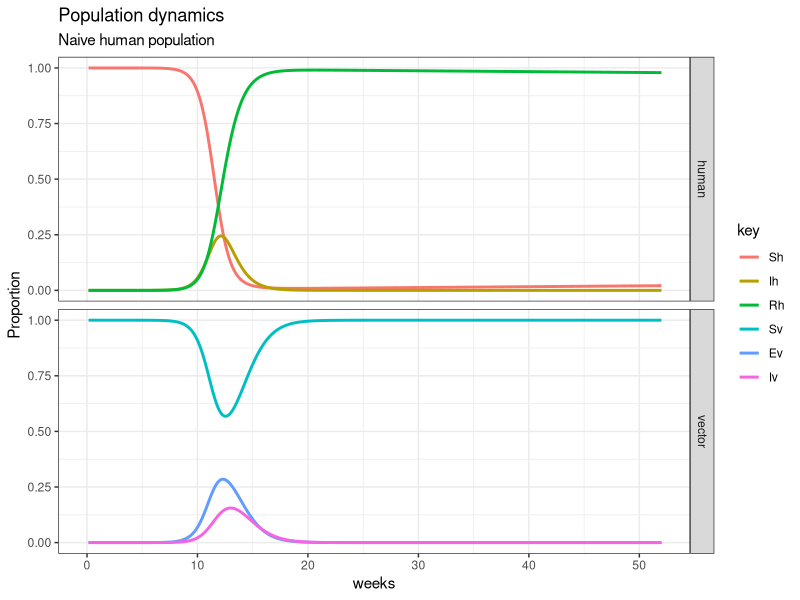
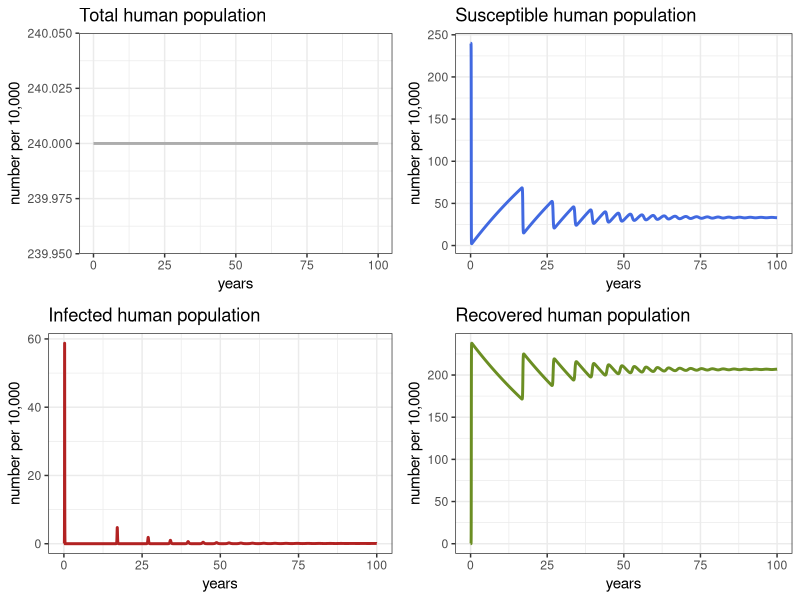
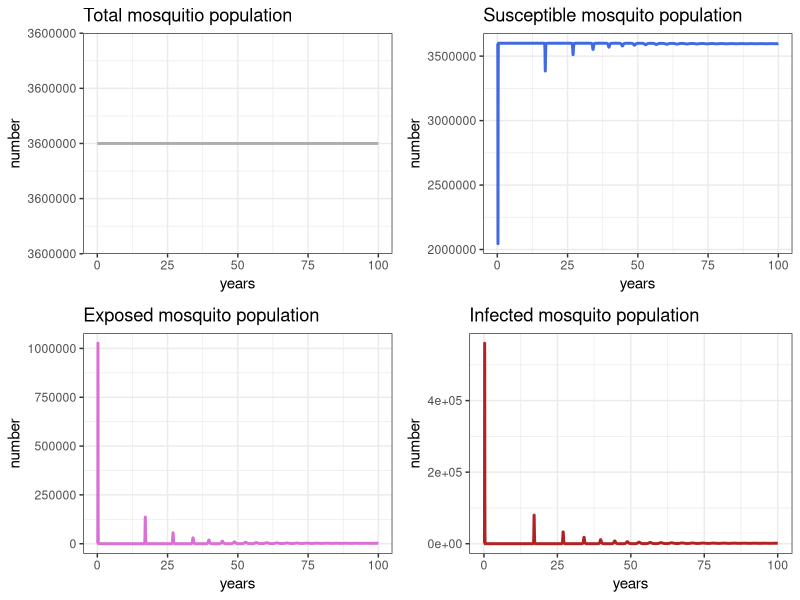
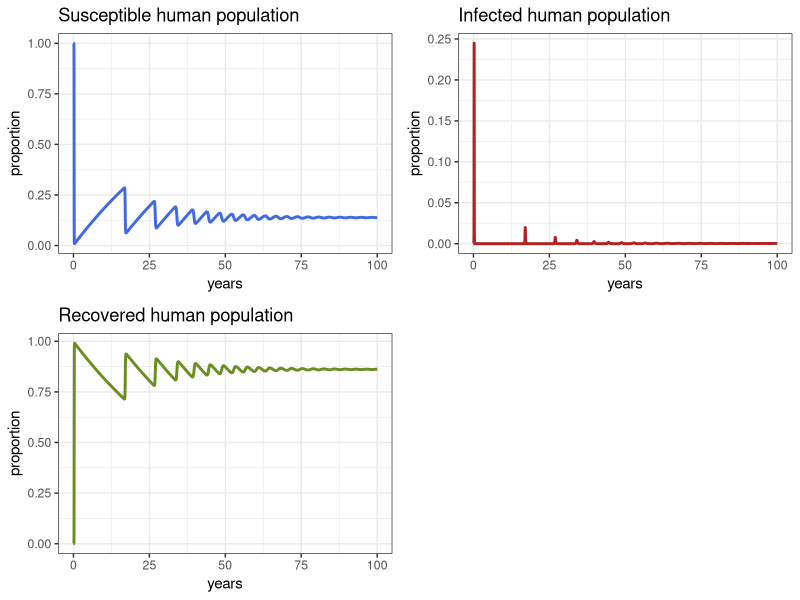
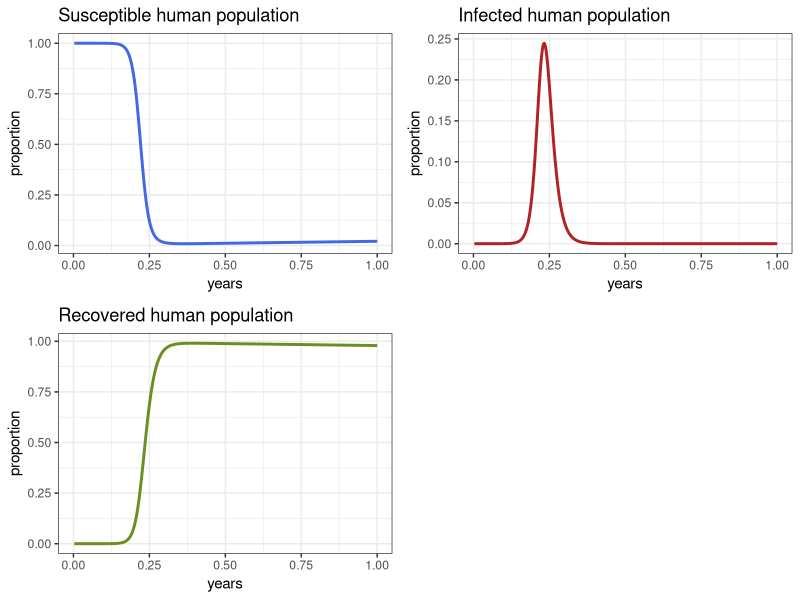
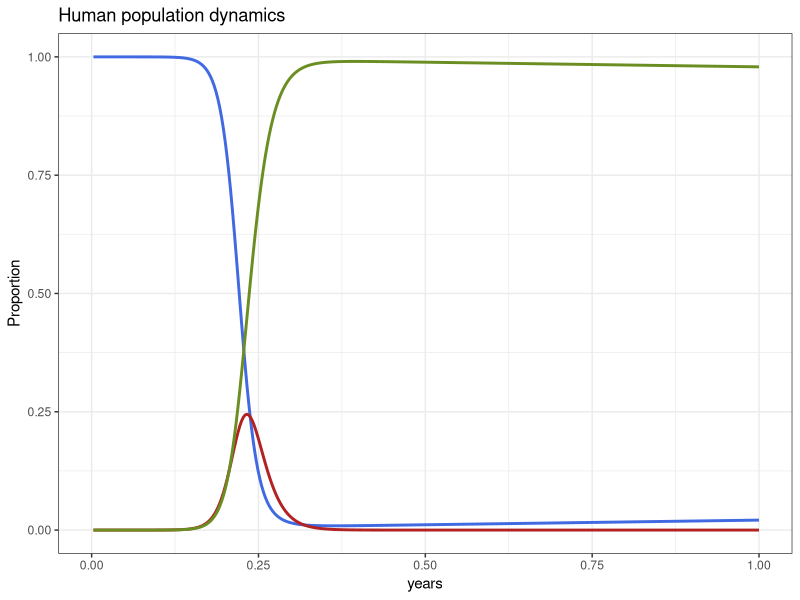
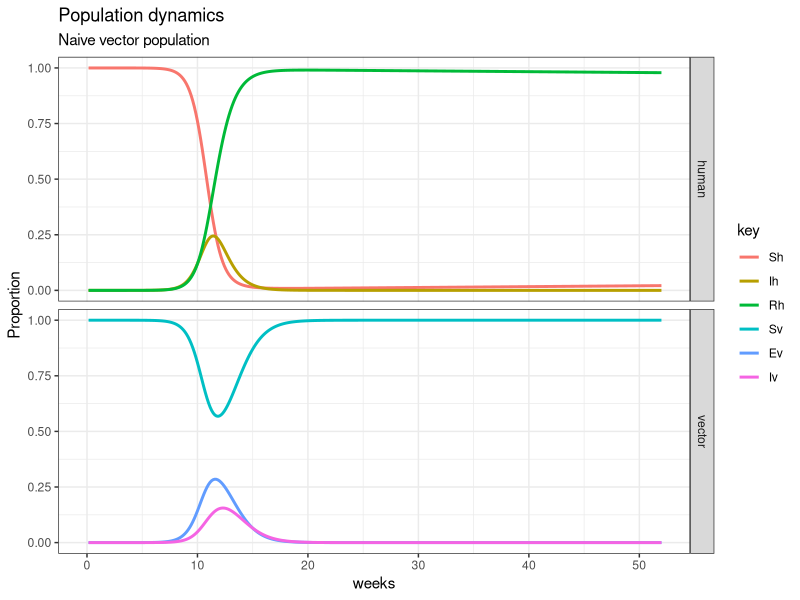
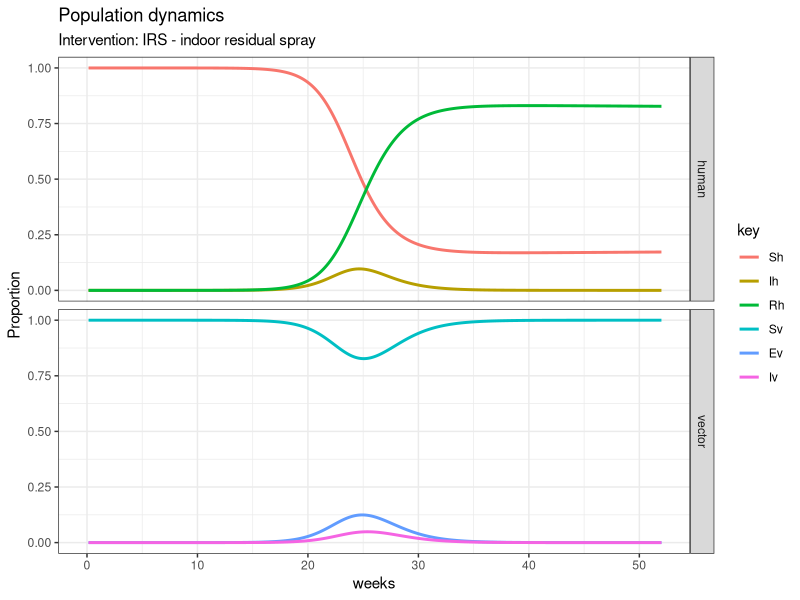

R code for these plots, in order:

# topic -------------------------------------------------------------------

#vector-borne disease

#todo
#- shiny app of the change in the intervention parameter

# librerias ---------------------------------------------------------------

library(tidyverse)
library(deSolve)
library(ggplot2)
library(gridExtra)


# set parameters ----------------------------------------------------------

muv      <- 0.2           # mortality of mosquitos ***(adult not larval)
musp     <- 0.1         # spray effectiveness
Lv       <- 1/muv         # life span of mosquitos (in days)
Lh       <- 50*365        # life span of humans (in days) ***convinience
Iph      <- 6             # Infectious period in humans (in days)
IP       <- 7             # Infectious period in vectors (in days)                      ******entomologia ******REVISAR!!!!
EIP      <- 8.4           # Extrinsic incubation period in adult mosquitos              ******entomologia
muh      <- 1/Lh          # mortality of humans
gamma    <- 1/6           # recovery rate in humans ***(1/infectious period in humans)
delta    <- 1/EIP         # extrinsic incubation rate
b        <- 0.5           # Biting Rate ***(there is other b at the end)
betah    <- 0.7           # Probability of transmission from vector to host
betav    <- 0.7           # Probability of transmission from host to vector ***
d <- 0.3                # bednet efficiency
Nh       <- 2400000       # Number of humans (Population of Cali 2.4 million)
m        <- 1.5           # Vector to human ratio
Nv       <- Nh*m          # Number of vectors
R0       <- 2.69          # Reproductive number ***(of vectors)
b        <- sqrt((R0 ^2 * muv*(muv+delta) * (muh+gamma)) / 
                   (m * betah * betav * delta)) # biting rate ***(using the R0)

TIME     <- 100           # Number of years to run the simulation for 

# set function ------------------------------------------------------------

#arguments
#t=time
#x=variables
#p=local environment of parameters
arbovmodel <- function(t, x, params) {
  
  Sh <- x[1]    # Susceptible humans
  Ih <- x[2]    # Infected humans
  Rh <- x[3]    # Recovered humans
  Sv <- x[4]    # Susceptible vectors
  Ev <- x[5]    # Susceptible vectors
  Iv <- x[6]    # Infected vectors
  
  with(as.list(params), # local environment to evaluate derivatives
       {
         # Humans
         dSh   <-  muh*Nh - (betah * b/Nh) * Sh * Iv - muh * Sh   
         dIh   <-  (betah * b/Nh) * Sh * Iv  - (gamma + muh) * Ih
         dRh   <-  gamma * Ih  - muh * Rh
         
         # Vectors
         dSv  <-  muv * Nv - (betav * b/Nh) * Ih * Sv - muv * Sv 
         dEv  <-  (betav * b/Nh) * Ih * Sv - (muv + delta)* Ev
         dIv  <-  delta * Ev - muv * Iv
         
         dx   <- c(dSh, dIh, dRh, dSv, dEv, dIv)
         list(dx)
       }
  )
}


# (1) solve system ------------------------------------------------------------

# Time 
times  <- seq(1, 365 * TIME , by = 1)

# Specifying parameters
params <- c(
  muv      = muv,     
  muh      = muh,     
  gamma    = gamma,   
  delta    = delta,   
  b        = b,       
  betah    = betah,   
  betav    = betav,   
  Nh       = Nh,      
  Nv       = Nv
  
)

# Initial conditions of the system
xstart <- c(Sh = Nh,       # suceptible population: assuming that this is a naive population!!
            Ih = 0,        # infected: based on the same assumption
            Rh = 0,        # recovered: the same 
            Sv = Nv-1,     # suceptible mosquitos 
            Ev = 1,        # only one exposed to start outbrake
            Iv = 0)        # no infectious yet
#by reducing Suceptible population, you simulate vaccination

# Solving the equations
out <- as.data.frame(ode(y      = xstart,     # initial conditions  
                         times  = times,      # time units vector
                         fun    = arbovmodel, # derivative function  
                         parms  = params      # set of parameters   
                         )
                     )


# the results -------------------------------------------------------------

# Creating time options to display
out$years <- out$time/365
out$weeks <- out$time/7

# tidy dynamics plot ---------------------------------------------------------------

out_tidy <- 
  out %>% 
  as_tibble() %>% 
  gather(key,value,Sh:Iv) %>% #count(key)
  mutate(key=fct_relevel(key,"Sh","Ih","Rh","Sv","Ev")) %>% 
  mutate(specie= if_else(key %in% c("Sh","Ih","Rh"),"human","vector")) %>% 
  group_by(specie,time) %>% 
  mutate(prop=value/sum(value)) %>% 
  ungroup()

out_tidy %>% 
  filter(key %in% c("Ih","Ev","Iv")) %>% 
  group_by(key) %>% 
  mutate(max=max(prop)) %>% 
  filter(max==prop) %>% 
  #summarise(max=max(prop)) %>% 
  ungroup()

out_tidy %>% #count(specie)
  ggplot(aes(y=prop,x=weeks,color=key)) +
  geom_line(size = 1) +
  xlim(0,52) +
  theme_bw() +
  facet_grid(specie~.) +
  ggtitle('Population dynamics',
          subtitle = "Naive human population") +
  theme_bw() + ylab('Proportion')
ggsave("figure/0301-zika-popdyn-naivehost.png",width = 8,height = 5)


# eval - behavior human ----------------------------------------------------------

# Check the general behavior of the model for the whole 100 years

p1h <- ggplot(data = out, 
              aes(y = (Rh + Ih + Sh)/10000, 
                  x = years)) +
  geom_line(color = 'grey68', size = 1) +
  ggtitle('Total human population') +
  theme_bw() + ylab('number per 10,000')

p2h <- ggplot(data = out, 
              aes(y = Sh/10000, 
                  x = years)) +
  geom_line(color = 'royalblue', size = 1) +
  ggtitle('Susceptible human population') +
  theme_bw() + ylab('number per 10,000')

p3h <- ggplot(data = out, 
              aes(y = Ih/10000, 
                  x = years)) +
  geom_line(color = 'firebrick', size = 1) +
  ggtitle('Infected human population') +
  theme_bw() + ylab('number per 10,000')

p4h <- ggplot(data = out, 
              aes(y = Rh/10000,
                  x = years)) +
  geom_line(color = 'olivedrab', size = 1) +
  ggtitle('Recovered human population') +
  theme_bw() + ylab('number per 10,000')


grid.arrange(p1h, p2h, p3h, p4h, ncol = 2)

# eval - behaviour mosquito ------------------------------------------------------

# Check the general behavior of the model 

p1v <- ggplot(data = out, aes(y = (Sv + Ev + Iv), x = years)) +
  geom_line(color = 'grey68', size = 1) +
  ggtitle('Total mosquitio population') +
  theme_bw() + ylab('number')

p2v <- ggplot(data = out, aes(y = Sv, x = years)) +
  geom_line(color = 'royalblue', size = 1) +
  ggtitle('Susceptible mosquito population') +
  theme_bw() + ylab('number')

p3v <- ggplot(data = out, aes(y = Ev, x = years)) +
  geom_line(color = 'orchid', size = 1) +
  ggtitle('Exposed mosquito population') +
  theme_bw() + ylab('number')

p4v <- ggplot(data = out, aes(y = Iv, x = years)) +
  geom_line(color = 'firebrick', size = 1) +
  ggtitle('Infected mosquito population') +
  theme_bw() + ylab('number')

grid.arrange(p1v, p2v, p3v, p4v, ncol = 2)


# eval - look at the proportions -------------------------------------------------

p1 <- ggplot(data = out, aes(y = Sh/(Sh+Ih+Rh), x = years)) +
  geom_line(color = 'royalblue', size = 1) +
  ggtitle('Susceptible human population') +
  theme_bw() + ylab('proportion')

p2 <- ggplot(data = out, aes(y = Ih/(Sh+Ih+Rh), x = years)) +
  geom_line(color = 'firebrick', size = 1) +
  ggtitle('Infected human population') +
  theme_bw() + ylab('proportion')

p3 <- ggplot(data = out, aes(y = Rh/(Sh+Ih+Rh), x = years)) +
  geom_line(color = 'olivedrab', size = 1) +
  ggtitle('Recovered human population') +
  theme_bw() + ylab('proportion')

grid.arrange(p1, p2, p3, ncol = 2)
grid.arrange(p1+xlim(0,1), 
             p2+xlim(0,1), 
             p3+xlim(0,1), ncol = 2)

out %>% 
  as_tibble() %>% 
  ggplot(aes(x=years)) +
  geom_line(aes(y=Sh/(Sh+Ih+Rh)),color = 'royalblue', size = 1) +
  geom_line(aes(y=Ih/(Sh+Ih+Rh)),color = 'firebrick', size = 1) +
  geom_line(aes(y=Rh/(Sh+Ih+Rh)),color = 'olivedrab', size = 1) +
  xlim(0,1) +
  theme_bw() +
  ggtitle('Human population dynamics') +
  theme_bw() + ylab('Proportion')


# (2) solve system ----------------------------------------------------

# Initial conditions of the system
xstart <- c(Sh = Nh-1,       # suceptible population: assuming that this is a naive population!!
            Ih = 1,        # infected: based on the same assumption
            Rh = 0,        # recovered: the same 
            Sv = Nv,     # suceptible mosquitos 
            Ev = 0,        # only one exposed to start outbrake
            Iv = 0)        # no infectious yet
#by reducing Suceptible population, you simulate vaccination

# Solving the equations
out <- as.data.frame(ode(y      = xstart,     # initial conditions  
                         times  = times,      # time units vector
                         fun    = arbovmodel, # derivative function  
                         parms  = params      # set of parameters   
)
)


# the results -------------------------------------------------------------

# Creating time options to display
out$years <- out$time/365
out$weeks <- out$time/7

# tidy dynamics plot ---------------------------------------------------------------

out_tidy <- 
  out %>% 
  as_tibble() %>% 
  gather(key,value,Sh:Iv) %>% #count(key)
  mutate(key=fct_relevel(key,"Sh","Ih","Rh","Sv","Ev")) %>% 
  mutate(specie= if_else(key %in% c("Sh","Ih","Rh"),"human","vector")) %>% 
  group_by(specie,time) %>% 
  mutate(prop=value/sum(value)) %>% 
  ungroup()

out_tidy %>% 
  filter(key %in% c("Ih","Ev","Iv")) %>% 
  group_by(key) %>% 
  mutate(max=max(prop)) %>% 
  filter(max==prop) %>% 
  #summarise(max=max(prop)) %>% 
  ungroup()

out_tidy %>% #count(specie)
  ggplot(aes(y=prop,x=weeks,color=key)) +
  geom_line(size = 1) +
  xlim(0,52) +
  theme_bw() +
  facet_grid(specie~.) +
  ggtitle('Population dynamics',
          subtitle = "Naive vector population") +
  theme_bw() + ylab('Proportion')
ggsave("figure/0301-zika-popdyn-naivevector.png",width = 8,height = 5)



# INTERVENTIONS -----------------------------------------------------------

#mosquito spray
#incrementar tasa mortalidad
#agregar un valor a la tasa de mortalidad
#musp <- 

#vaccination
#una solución es agregar una casilla más de vacunados
#y plantear un nuevo sistema de ecuaciones


# IRS ---------------------------------------------------------------------
# indoor residual spray

intervmod1 <- function(t, x, params) {
  
  Sh <- x[1]    # Susceptible humans
  Ih <- x[2]    # Infected humans
  Rh <- x[3]    # Recovered humans
  Sv <- x[4]    # Susceptible vectors
  Ev <- x[5]    # Susceptible vectors
  Iv <- x[6]    # Infected vectors
  
  with(as.list(params), # local environment to evaluate derivatives
       {
         # Humans
         dSh   <-  muh*Nh - (betah * b/Nh) * Sh * Iv - muh * Sh   
         dIh   <-  (betah * b/Nh) * Sh * Iv  - (gamma + muh) * Ih
         dRh   <-  gamma * Ih  - muh * Rh
         
         # Vectors
         dSv  <-  muv * Nv - (betav * b/Nh) * Ih * Sv - (muv+musp) * Sv 
         dEv  <-  (betav * b/Nh) * Ih * Sv - ((muv+musp) + delta)* Ev
         dIv  <-  delta * Ev - (muv+musp) * Iv
         
         dx   <- c(dSh, dIh, dRh, dSv, dEv, dIv)
         list(dx)
       }
  )
}

# (3) solve system ------------------------------------------------------------

# Time 
times  <- seq(1, 365 * TIME , by = 1)

# Specifying parameters
params <- c(
  muv      = muv,
  musp     = musp,
  muh      = muh,     
  gamma    = gamma,   
  delta    = delta,   
  b        = b,       
  betah    = betah,   
  betav    = betav,   
  Nh       = Nh,      
  Nv       = Nv
  
)

# Initial conditions of the system
#naive population
xstart <- c(Sh = Nh,       # suceptible population: assuming that this is a naive population!!
            Ih = 0,        # infected: based on the same assumption
            Rh = 0,        # recovered: the same 
            Sv = Nv-1,     # suceptible mosquitos 
            Ev = 1,        # only one exposed to start outbrake
            Iv = 0)        # no infectious yet
#by reducing Suceptible population, you simulate vaccination

# Solving the equations
out <- as.data.frame(ode(y      = xstart,     # initial conditions  
                         times  = times,      # time units vector
                         fun    = intervmod1, # derivative function  
                         parms  = params      # set of parameters   
)
)


# the results -------------------------------------------------------------

# Creating time options to display
out$years <- out$time/365
out$weeks <- out$time/7

# tidy dynamics plot ---------------------------------------------------------------

out_tidy <- 
  out %>% 
  as_tibble() %>% 
  gather(key,value,Sh:Iv) %>% #count(key)
  mutate(key=fct_relevel(key,"Sh","Ih","Rh","Sv","Ev")) %>% 
  mutate(specie= if_else(key %in% c("Sh","Ih","Rh"),"human","vector")) %>% 
  group_by(specie,time) %>% 
  mutate(prop=value/sum(value)) %>% 
  ungroup()

out_tidy %>% 
  filter(key %in% c("Ih","Ev","Iv")) %>% 
  group_by(key) %>% 
  mutate(max=max(prop)) %>% 
  filter(max==prop) %>% 
  #summarise(max=max(prop)) %>% 
  ungroup()

out_tidy %>% #count(specie)
  ggplot(aes(y=prop,x=weeks,color=key)) +
  geom_line(size = 1) +
  xlim(0,52) +
  theme_bw() +
  facet_grid(specie~.) +
  ggtitle('Population dynamics',
          subtitle = "Intervention: IRS - indoor residual spray") +
  theme_bw() + ylab('Proportion')
ggsave("figure/0302-zika-interv-irspray.png",width = 8,height = 5)


# bednet use ------------------------------------------------------------------


# vaccination -------------------------------------------------------------

# LSM ---------------------------------------------------------------------
# larval source management
